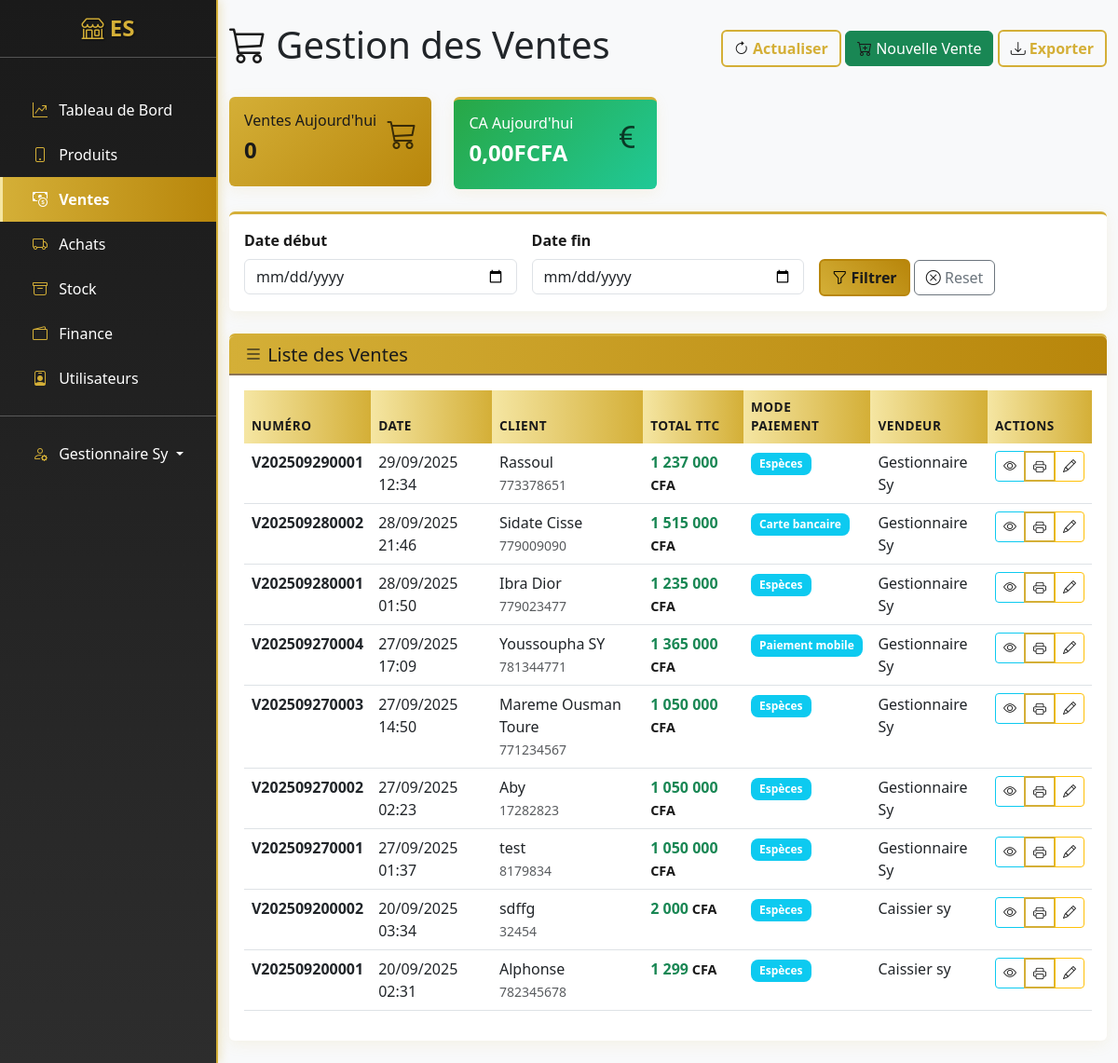
The page /ventes/ (signed in) on the database as committed earlier.
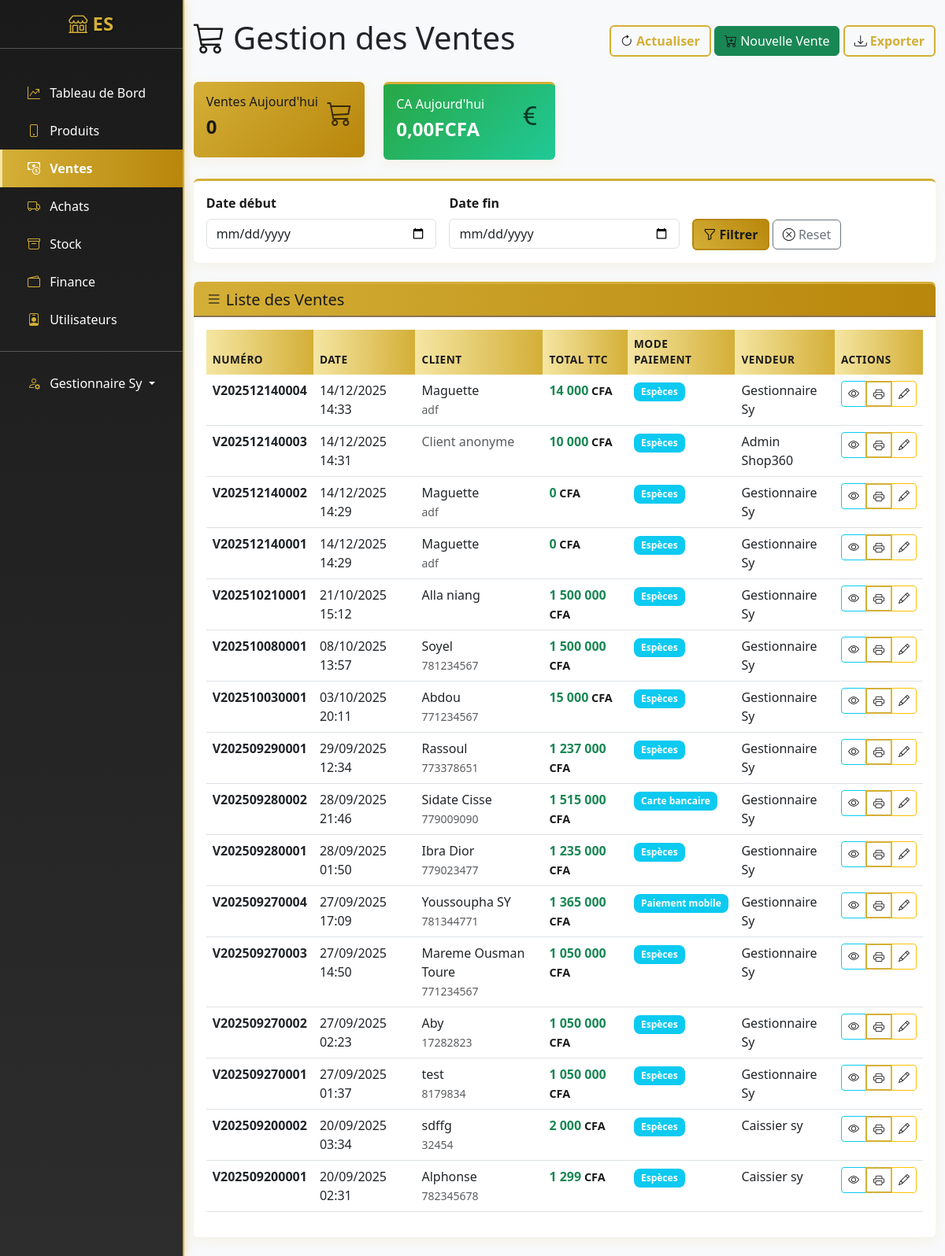
The same page on the database as committed later.
### apps/ventes/models.py (models this page shows, shortened)
class Vente(models.Model):
    MODE_PAIEMENT_CHOICES = [
        ('especes', 'Espèces'),
        ('carte', 'Carte bancaire'),
        ('cheque', 'Chèque'),
        ('virement', 'Virement'),
        ('mobile', 'Paiement mobile'),
    ]
    numero = models.CharField(max_length=20, unique=True, blank=True)
    client = models.CharField(max_length=200, blank=True)
    telephone_client = models.CharField(max_length=15, blank=True)
    total_ht = models.DecimalField(max_digits=10, decimal_places=2, default=0)
    total_ttc = models.DecimalField(max_digits=10, decimal_places=2, default=0)
    mode_paiement = models.CharField(max_length=20, choices=MODE_PAIEMENT_CHOICES, default='especes')
    vendeur = models.ForeignKey(User, on_delete=models.SET_NULL, null=True, blank=True, related_name="ventes_vendeur")
    date_vente = models.DateTimeField(auto_now_add=True)
    note = models.TextField(blank=True)
    utilisateur = models.ForeignKey(
        User,
        on_delete=models.SET_NULL,
        null=True,
        blank=True,
        related_name='ventes_utilisateur'  # <- correspond à user.ventes
    )
    class Meta:
        verbose_name = "Vente"
        verbose_name_plural = "Ventes"
        ordering = ['-date_vente']

### apps/users/models.py (models this page shows, shortened)
class User(AbstractUser):
    ROLE_CHOICES = [
        ('admin', 'Administrateur'),
        ('manager', 'Gestionnaire'),
        ('cashier', 'Caissier'),
    ]
    email = models.EmailField(unique=True)
    telephone = models.CharField(max_length=15, blank=True)
    role = models.CharField(max_length=20, choices=ROLE_CHOICES, default='admin')
    date_creation = models.DateTimeField(auto_now_add=True)
    USERNAME_FIELD = 'username'
    REQUIRED_FIELDS = ['email']
    class Meta:
        verbose_name = "Utilisateur"
        verbose_name_plural = "Utilisateurs"

### apps/ventes/views.py (the view)
# urls.py: path('', views.VenteListView.as_view(), name='list'),
class VenteListView(LoginRequiredMixin, ListView):
    model = Vente
    template_name = 'ventes/list.html'
    context_object_name = 'ventes'
    paginate_by = 20
    def get_queryset(self):
        queryset = Vente.objects.select_related('vendeur')
        date_debut = self.request.GET.get('date_debut')
        date_fin = self.request.GET.get('date_fin')
        if date_debut:
            queryset = queryset.filter(date_vente__date__gte=date_debut)
        if date_fin:
            queryset = queryset.filter(date_vente__date__lte=date_fin)
        return queryset
    def get_context_data(self, **kwargs):
        context = super().get_context_data(**kwargs)
        today = timezone.now().date()
        context['ventes_aujourd_hui'] = Vente.objects.filter(date_vente__date=today).count()
        context['ca_aujourd_hui'] = Vente.objects.filter(
            date_vente__date=today
        ).aggregate(total=Sum('total_ttc'))['total'] or 0
        return context

### templates/ventes/list.html (shortened to what the changed rows need)
{% extends 'base.html' %}
{% load math_filters %}
{% load humanize %}
{% block content %}
<div class="d-flex justify-content-between align-items-center mb-4">
    <h1><i class="bi bi-cart3"></i> Gestion des Ventes</h1>
</div>
<div class="card">
    <div class="card-body">
        <div class="table-responsive">
            <table class="table table-hover">
                <thead>
                    <tr>
                        <th>Numéro</th>
                        <th>Date</th>
                        <th>Client</th>
                        <th>Total TTC</th>
                        <th>Mode Paiement</th>
                        <th>Vendeur</th>
                        <th>Actions</th>
                    </tr>
                </thead>
                <tbody>
                    {% for vente in ventes %}
                    <tr>
                        <td>
                            <strong>{{ vente.numero }}</strong>
                        </td>
                        <td>{{ vente.date_vente|date:"d/m/Y H:i" }}</td>
                        <td>
                            {% if vente.client %}
                            {{ vente.client }}
                            {% if vente.telephone_client %}
                            <br><small class="text-muted">{{ vente.telephone_client }}</small>
                            {% endif %}
                            {% else %}
                            <span class="text-muted">Client anonyme</span>
                            {% endif %}
                        </td>
                        <td>
                            <strong class="montant-cfa text-success">{{ vente.total_ttc|floatformat:0|intcomma|intcomma }}</strong>
                        </td>
                        <td>
                            <span class="badge bg-info">{{ vente.get_mode_paiement_display }}</span>
                        </td>
                        <td>
                            {% if vente.vendeur %}
                            {{ vente.vendeur.get_full_name|default:vente.vendeur.username }}
                            {% else %}
                            <span class="text-muted">N/A</span>
                            {% endif %}
                        </td>
                        <td>
                            <div class="btn-group btn-group-sm">
                                <a href="{% url 'ventes:detail' vente.pk %}" class="btn btn-outline-info" title="Voir">
                                    <i class="bi bi-eye"></i>
                                </a>
                                <a href="{% url 'ventes:ticket' vente.pk %}" class="btn btn-outline-primary" title="Ticket" target="_blank">
                                    <i class="bi bi-printer"></i>
                                </a>
                                {% if user.role in 'admin,manager' %}
                                <a href="{% url 'ventes:edit' vente.pk %}" class="btn btn-outline-warning" title="Modifier">
                                    <i class="bi bi-pencil"></i>
                                </a>
                                {% endif %}
                            </div>
                        </td>
                    </tr>
                    {% endfor %}
                </tbody>
            </table>
        </div>
    </div>
</div>
{% endblock %}

Rows that differ between the two databases and show on the page:
added Vente: numero "V202512140004", date_vente "14/12/2025 14:33", client "Maguette", telephone_client "adf", total_ttc "14 000", mode_paiement "Espèces", vendeur.get_full_name "Gestionnaire Sy"
added Vente: numero "V202512140003", date_vente "14/12/2025 14:31", client "Client anonyme", total_ttc "10 000", mode_paiement "Espèces", vendeur.get_full_name "Admin Shop360"
added Vente: numero "V202512140002", date_vente "14/12/2025 14:29", client "Maguette", telephone_client "adf", total_ttc "0", mode_paiement "Espèces", vendeur.get_full_name "Gestionnaire Sy"
added Vente: numero "V202512140001", date_vente "14/12/2025 14:29", client "Maguette", telephone_client "adf", total_ttc "0", mode_paiement "Espèces", vendeur.get_full_name "Gestionnaire Sy"
added Vente: numero "V202510210001", date_vente "21/10/2025 15:12", client "Alla niang", total_ttc "1 500 000", mode_paiement "Espèces", vendeur.get_full_name "Gestionnaire Sy"
added Vente: numero "V202510080001", date_vente "08/10/2025 13:57", client "Soyel", telephone_client "781234567", total_ttc "1 500 000", mode_paiement "Espèces", vendeur.get_full_name "Gestionnaire Sy"
added Vente: numero "V202510030001", date_vente "03/10/2025 20:11", client "Abdou", telephone_client "771234567", total_ttc "15 000", mode_paiement "Espèces", vendeur.get_full_name "Gestionnaire Sy"
